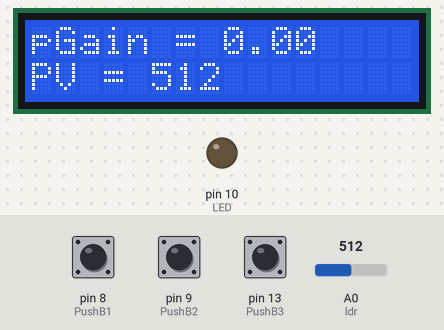
A sketch run on a simulated Arduino Uno, built with avr-gcc and run on an emulated ATmega328P. On the bench: 16×2 character LCD, output pins drawn as LEDs (lit = HIGH). The inputs (shaded band) are chosen by the test bench; at power-on: pin 13 (PushB3) HIGH, pin 9 (PushB2) HIGH, A0 (ldr) = 512, pin 8 (PushB1) HIGH. What the sketch prints to the serial monitor is not drawn.

Above: at 1.2 s.
1.3 s: pin 13 (PushB3) pulled LOW for 0.15 s
At 1.7 s:
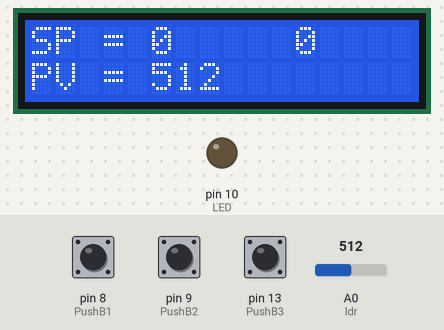
2.9 s: pin 13 (PushB3) pulled LOW for 1 s
At 3.4 s:
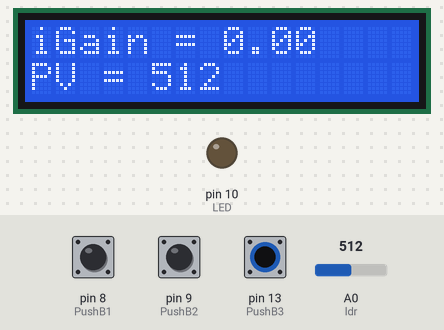
5.4 s: pin 9 (PushB2) pulled LOW for 0.15 s
At 6.4 s:
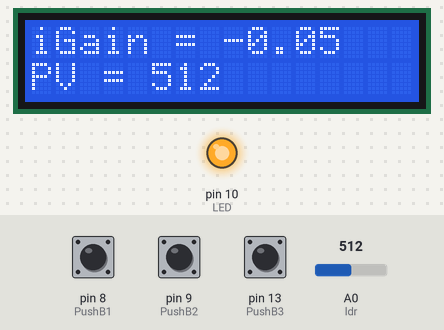
8.5 s: A0 (ldr) set to 0
At 9.3 s:
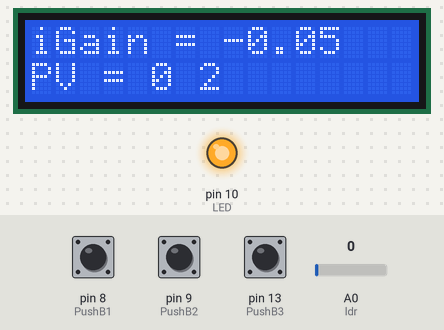
10.0 s: A0 (ldr) set to 511
At 10.5 s:
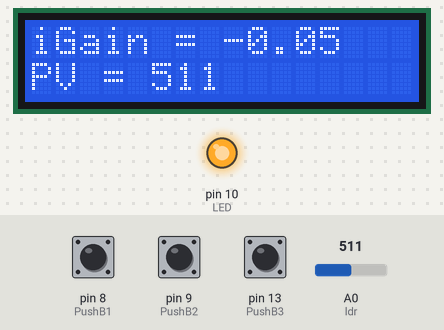
11.5 s: pin 13 (PushB3) pulled LOW for 0.15 s
At 11.8 s:
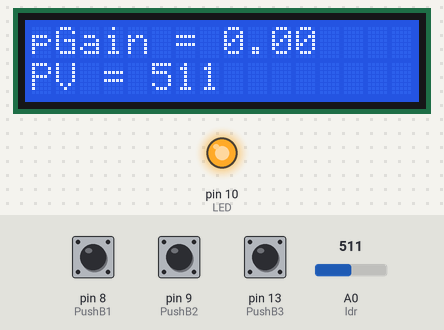
Timing chart, 0 to 15.6 s (numbered marks = the images above; inputs shaded):
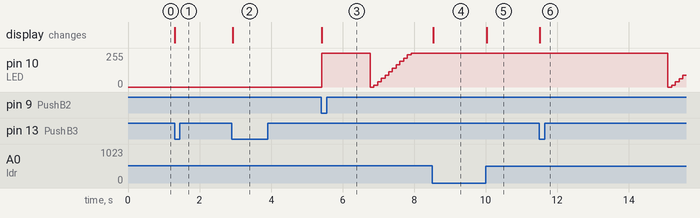

Measured:
- after the input at 1.3 s, the display: changes at once (image 1)
- after the input at 2.9 s, the display: changes at once (image 2)
- after the input at 5.4 s, pin 10 (LED): 0/255 → 255/255 at once, → 0/255 1.4 s later, → 12/255 0.10 s later, → 38/255 0.10 s later, … (13 changes in this stretch); the display: changes at once (image 3)
- after the input at 8.5 s, the display: changes at once (image 4)
- after the input at 10.0 s, the display: changes at once (image 5)
- after the input at 11.5 s, the display: changes at once (image 6)

The sketch:

PI_Control.ino
```cpp
// Print All the variables to troubleshoot

// include the library code:
#include <LiquidCrystal.h>

// initialize the library with the numbers of the interface pins
LiquidCrystal lcd(12, 11, 5, 4, 3, 2);

/*INPUT/Button settings*/
const int PushB1 = 8;
const int PushB2 = 9;
const int PushB3 = 13;

int LastState1;
int LastState2;
int LastState3;

int CurrentState1;
int CurrentState2;
int CurrentState3;

int LED = 10;
int ldr = A0;

/*Variable settings*/
int PV = 0;
int CO = 0;
int SetP = 0;
int Error = 0;
float pGain = 0.0;
float iGain = 0.0;
int Iaction;
int ScreenNumber;
int unsigned long previousMillis = 0;
const long interval = 100;
unsigned long currentMillis;

void setup() {
  // put your setup code here, to run once:
Serial.begin(9600);
lcd.begin(16,2);
pinMode(PushB1, INPUT_PULLUP);
pinMode(PushB2, INPUT_PULLUP);
pinMode(PushB3, INPUT_PULLUP);
pinMode(LED, OUTPUT);
}

void loop() {
  // put your main code here, to run repeatedly:

PV = analogRead(ldr);
currentMillis = millis();


if (currentMillis - previousMillis >= interval) {

  previousMillis = currentMillis;
  Error = SetP - PV;
  Iaction = (Iaction + Error);
  CO = (pGain * Error)+(iGain * Iaction);


if (CO >= 255)
{CO = 255;}

if (CO < 0){
CO = 0;

if (Iaction >= 255)
(Iaction = 255);

}
analogWrite(LED, CO);
  }

Serial.print("SP: ");
Serial.print(SetP);
Serial.print("\t");
Serial.print("PV: ");
Serial.print(PV);
Serial.print("\t");
Serial.print("SSE: ");
Serial.print(Error);
Serial.println();

/*PUSH BUTTON UP SETTINGS*/

LastState1 = CurrentState1;
CurrentState1 = digitalRead(PushB1);
 if (LastState1 == 1 && CurrentState1 == 0){
   if(ScreenNumber == 2){
    iGain = iGain + 0.05;
   }
   if(ScreenNumber == 1){
    SetP = SetP + 50;
   }
   if(ScreenNumber == 0){
    pGain = pGain + 0.1;
   }
 }

/*PUSH BUTTON DOWN SETTINGS*/

LastState2 = CurrentState2;
CurrentState2 = digitalRead(PushB2);
 if (LastState2 == 1 && CurrentState2 == 0){
   if(ScreenNumber == 2){
    iGain = iGain - 0.05;
   }
   if(ScreenNumber == 1){
    SetP = SetP - 50;
   }
   if(ScreenNumber == 0){
    pGain = pGain - 0.1;
   }
 }
/*PUSH BUTTON CHANGE PAGE SETTINGS*/

LastState3 = CurrentState3;
CurrentState3 = digitalRead(PushB3);
 if (LastState3 == 1 && CurrentState3 == 0){
  ScreenNumber = ScreenNumber + 1;
  if(ScreenNumber > 2){
    ScreenNumber = 0;
  }
 }

  switch(ScreenNumber){
    case 0:
  lcd.setCursor(0, 1);
  lcd.print("PV = ");
  lcd.print(PV);
  lcd.print(" ");
  lcd.setCursor(0, 0);
  lcd.print("pGain = ");
  lcd.print(pGain);
  lcd.print(" ");
    break;
    case 1:
     lcd.setCursor(0, 1);
  lcd.print("PV = ");
  lcd.print(PV);
  lcd.print(" ");
  lcd.setCursor(0, 0);
  lcd.print("SP = ");
  lcd.print(SetP);
  lcd.print("     ");
     break;
     case 2:
      lcd.setCursor(0, 1);
  lcd.print("PV = ");
  lcd.print(PV);
  lcd.print(" ");
  lcd.setCursor(0, 0);
  lcd.print("iGain = ");
  lcd.print(iGain);
  lcd.print("     ");
  default:
  break;
  }
}
```
